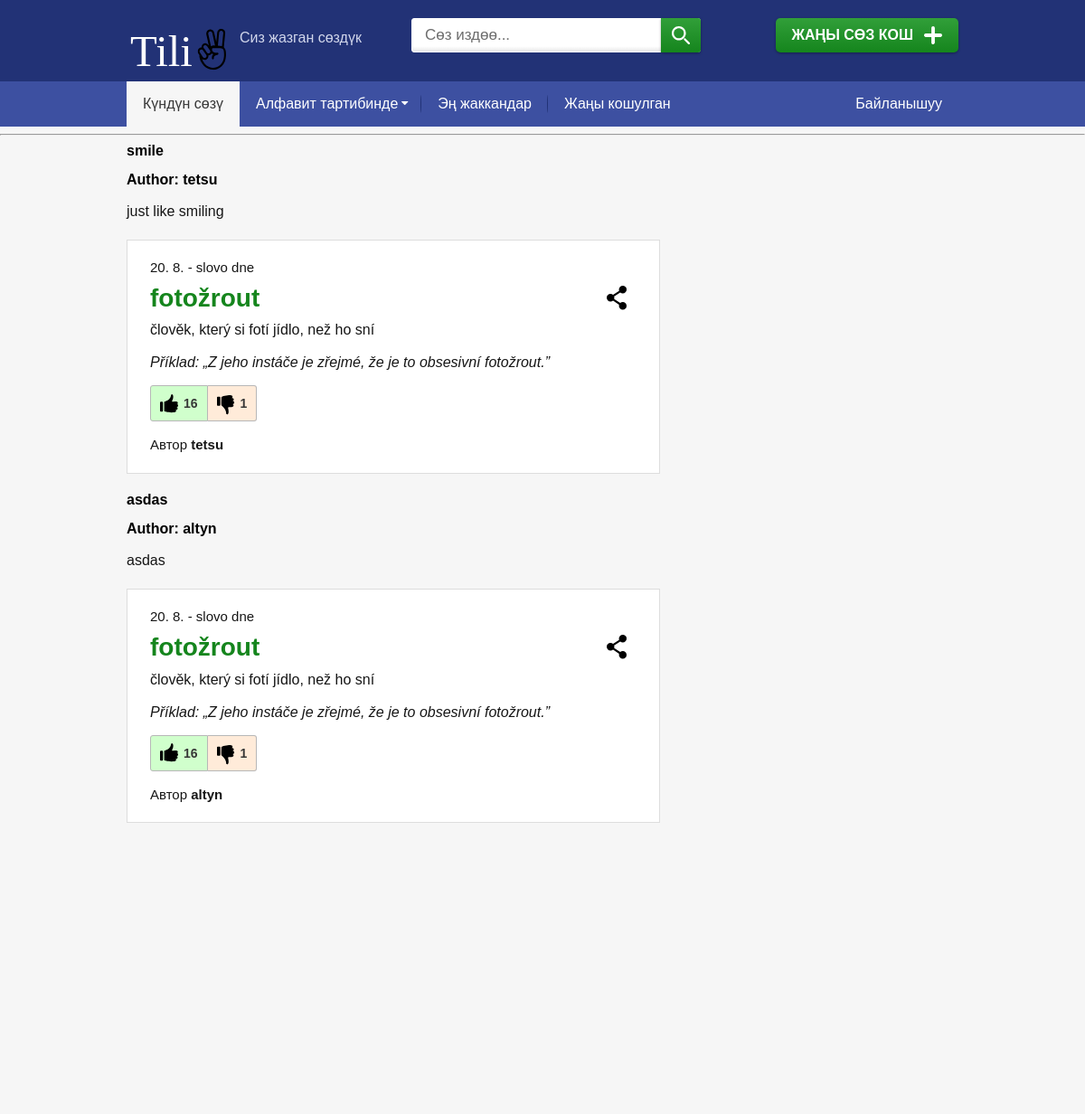
Before: / with the older database file.
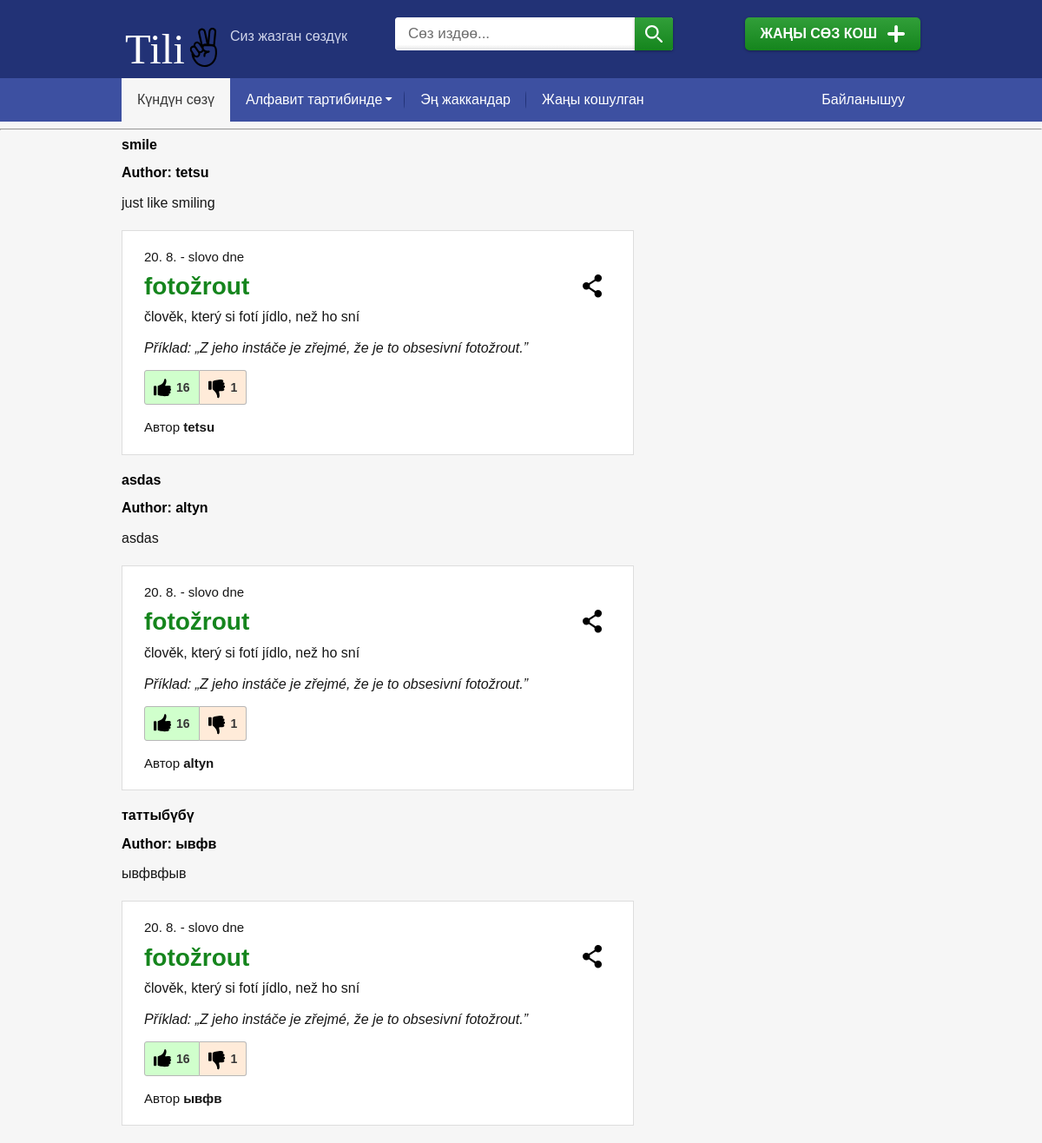
After: the same page with the newer database file.
### app/models.py (models this page shows, shortened)
class Definition(db.Model):
    id = db.Column(db.Integer, primary_key=True)
    definition_text = db.Column(db.String(300), nullable=False)
    example_text = db.Column(db.String(300), nullable=True)
    created_at = db.Column(db.DateTime, index=True, default=datetime.utcnow)
    upvotes = db.Column(db.Integer, nullable=False, default=0)
    downvotes = db.Column(db.Integer, nullable=False, default=0)
    word_id = db.Column(db.Integer, db.ForeignKey("word.id"))
    author_id = db.Column(db.Integer, db.ForeignKey("user.id"))

class Word(db.Model):
    id = db.Column(db.Integer, primary_key=True)
    word_text = db.Column(db.String(80), index=True, unique=True, nullable=False)
    created_at = db.Column(db.DateTime, index=True, default=datetime.utcnow)
    author_id = db.Column(db.Integer, db.ForeignKey("user.id"))
    definitions = db.relationship('Definition', backref='parent_word', lazy='dynamic')

### app/routes.py (the view)
@app.route("/index", methods=['get'])
@app.route("/", methods=['get'])
def index():
    page = request.args.get('page', 1, type=int)
    query_result = db.session.query(Word.id, Word.word_text,
                Definition.id, Definition.definition_text, func.max(Definition.created_at), Definition.example_text,
                Definition.upvotes, Definition.downvotes,
                User.nickname
                ).join(
                    Definition, Definition.word_id == Word.id
                ).join(
                    User, User.id == Definition.author_id
                ).group_by(func.date(Definition.created_at.cast(Date))
                ).paginate(
                    page=page,
                    per_page=app.config['WORDS_PER_PAGE'],
                    error_out=False)
    words = [ {'word': word[1],
               'definition_id': word[2],
               'definition': word[3],
               'created_at': word[4].strftime("%d/%m/%Y"),
               'example': word[5],
               'upvotes': word[6],
               'downvotes': word[7],
               'author': word[8]
               }  for word in query_result.items]
    next_url = None
    prev_url = None
    if query_result.has_next:
        next_url = url_for('index', page=query_result.next_num)
    if query_result.has_prev:
        prev_url = url_for('index', page=query_result.prev_num)
    return render_template("index.html",
                           words=words,
                           next_url=next_url,
                           prev_url=prev_url)

### app/templates/index.html (shortened to what this page needs)
{% extends "base.html" %}
{% block content %}
    {% for word in words %}
        <div class="card">
            <h5 href="#" class="card-header">{{ word['word'] }}</h5>
            <div class="card-body">
            <h5 class="card-title">Author: {{ word['author'] }}</h5>
            <p class="card-text">{{ word['definition'] }}</p>
            </div>
        </div>
        <div class="word word--word_of_day">
            <p class="word__date">20. 8. - slovo dne</p>
            <h2 class="word__title">
                        <a href="https://cestina20.cz/slovnik/fotozrout/">fotožrout</a>
            </h2>
            <div class="word__share">
            </div>
            <p>člověk, který si fotí jídlo, než ho sní</p>
            <p><em>Příklad: „Z jeho instáče je zřejmé, že je to obsesivní fotožrout.”</em></p>
            <div class="word__rating__wrap" data-id="178674">
                <div class="word__rating word__rating--up">16</div>
                <div class="word__rating word__rating--down">1</div>
            </div>
            <p class="word__author">Автор <strong>{{ word['author'] }}</strong></p>
        </div>
    {% endfor %}
{% endblock %}

### app/templates/base.html (shortened to what this page needs)
<!doctype html>
<html>
    <head>
        <link rel= "stylesheet" type= "text/css" href= "{{ url_for('static',filename='styles/style.100.css') }}">
    </head>
    <body>
        {% include 'nav.html' %}
        <hr>
        <div class="container">
          <div id="content__inner" class="content__inner" style="min-height: 1074px;">
            {% block content %}
            {% endblock %}
          </div>
        </div>
    </body>
</html>

### app/templates/nav.html (shortened to what this page needs)
{% from "macros.html" import nav_links with context %}
<header class="header">
  <div class="container">
      <a class="header__logo" href="{{ url_for('index') }}">
     <img src="{{ url_for('static', filename='/tili_logo_white_2-cropped.svg') }}" width=110 alt="Logo"></a>
      <div class="header__claim">Сиз жазган сөздүк</div>
      <form role="search" method="get" class="header__search header__search--desktop"
          action="">
          <input type="text" value="" name="s" id="header__search--desktop--s"
              placeholder="Сөз издөө..." autocomplete="off">
          <button class="header__search__button">&nbsp;
            <span class="header__search__button__icon"></span>
          </button>
    </form>
    <a href="{{ url_for('new_word')}}" class="header__add button button--add">Жаңы сөз кош<span>&nbsp;</span></a>
  </div>
</header>
{{ nav_links(request.endpoint.strip()) }}

### app/templates/macros.html (shortened to what this page needs)
{% macro nav_links(endpoint) %}
<div id="menu__wrap" class="menu__wrap">
    <div class="container">
      <div class="menu__inner">
        <nav id="header__menu__inner" class="header__menu__inner">
          <ul id="menu-hlavni-menu-leve" class="menu">
            <li class="menu-item menu-item-type-custom menu-item-object-custom {{ 'current-menu-item' if(endpoint == 'index') }} "><a href="/">Күндүн сөзү</a></li>
            <li class="menu-item-has-children menu__letters menu-item menu-item-type-custom menu-item-object-custom {{ 'current-menu-item' if endpoint == 'alphabetical' }}"><a>Алфавит тартибинде</a></li>
            <li class="menu-item menu-item-type-taxonomy menu-item-object-zebricek {{ 'current-menu-item' if endpoint == 'favorites' }}"><a href="{{url_for('favorites')}}">Эң жаккандар</a></li>
            <li class="menu-item menu-item-type-taxonomy menu-item-object-zebricek {{ 'current-menu-item' if endpoint == 'newly_added' }}"><a href="{{url_for('newly_added')}}">Жаңы кошулган</a></li>
          </ul>
        </nav>
        <nav id="header__menu__inner__right" class="header__menu__inner__right">
          <ul id="menu-hlavni-menu-prave" class="menu">
            <li class="menu-item menu-item-type-post_type menu-item-object-page"><a href="mailto:bekbolot.kudayberdiev@gmail.com">Байланышуу</a></li>
          </ul>
        </nav>
      </div>
    </div>
  </div>
{% endmacro %}

Changed rows visible on the page:
added Definition: word "таттыбүбү", author "ывфв", definition "ывфвфыв"
